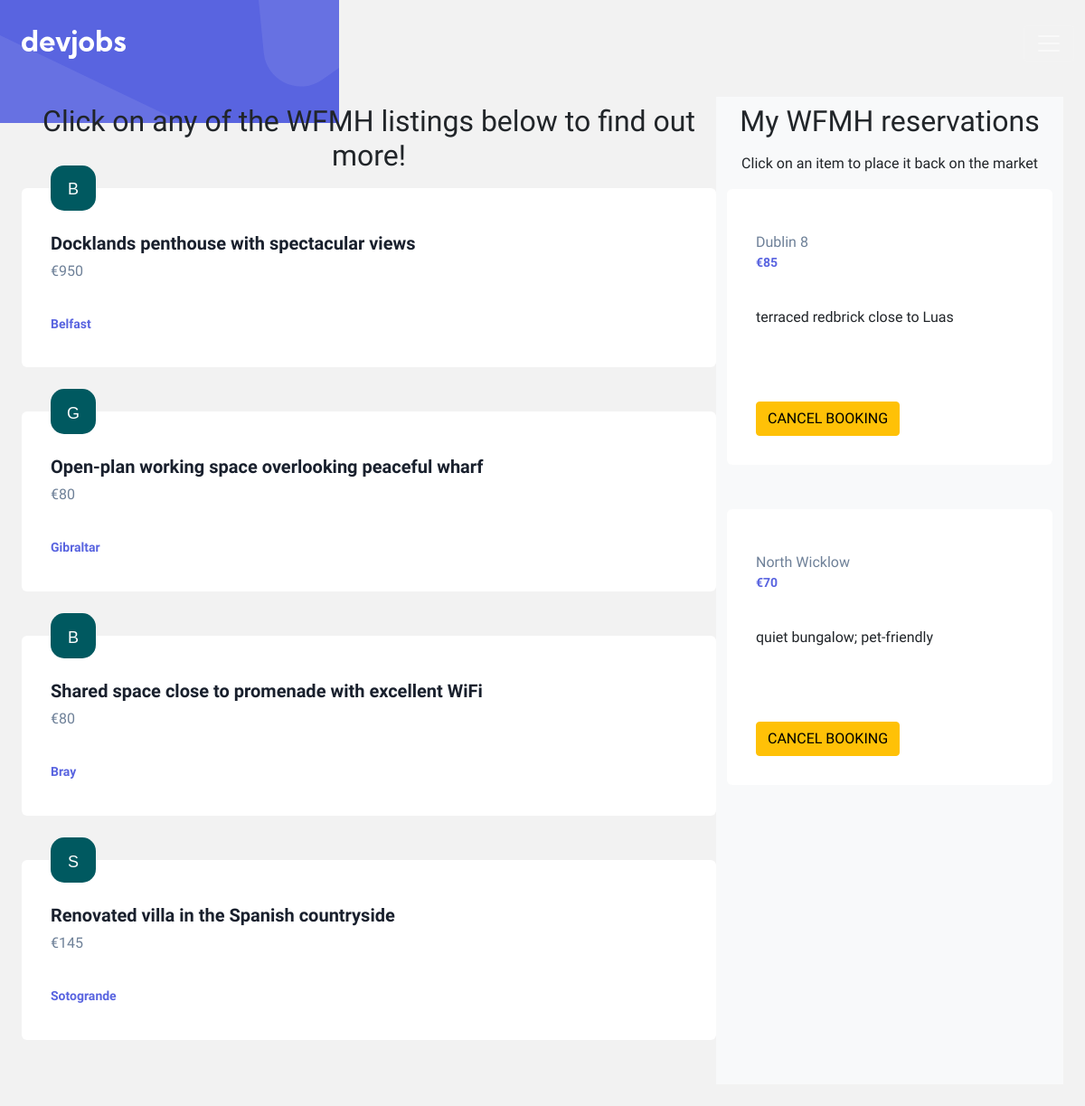
/browse (signed in), run on an earlier commit of the app's database.
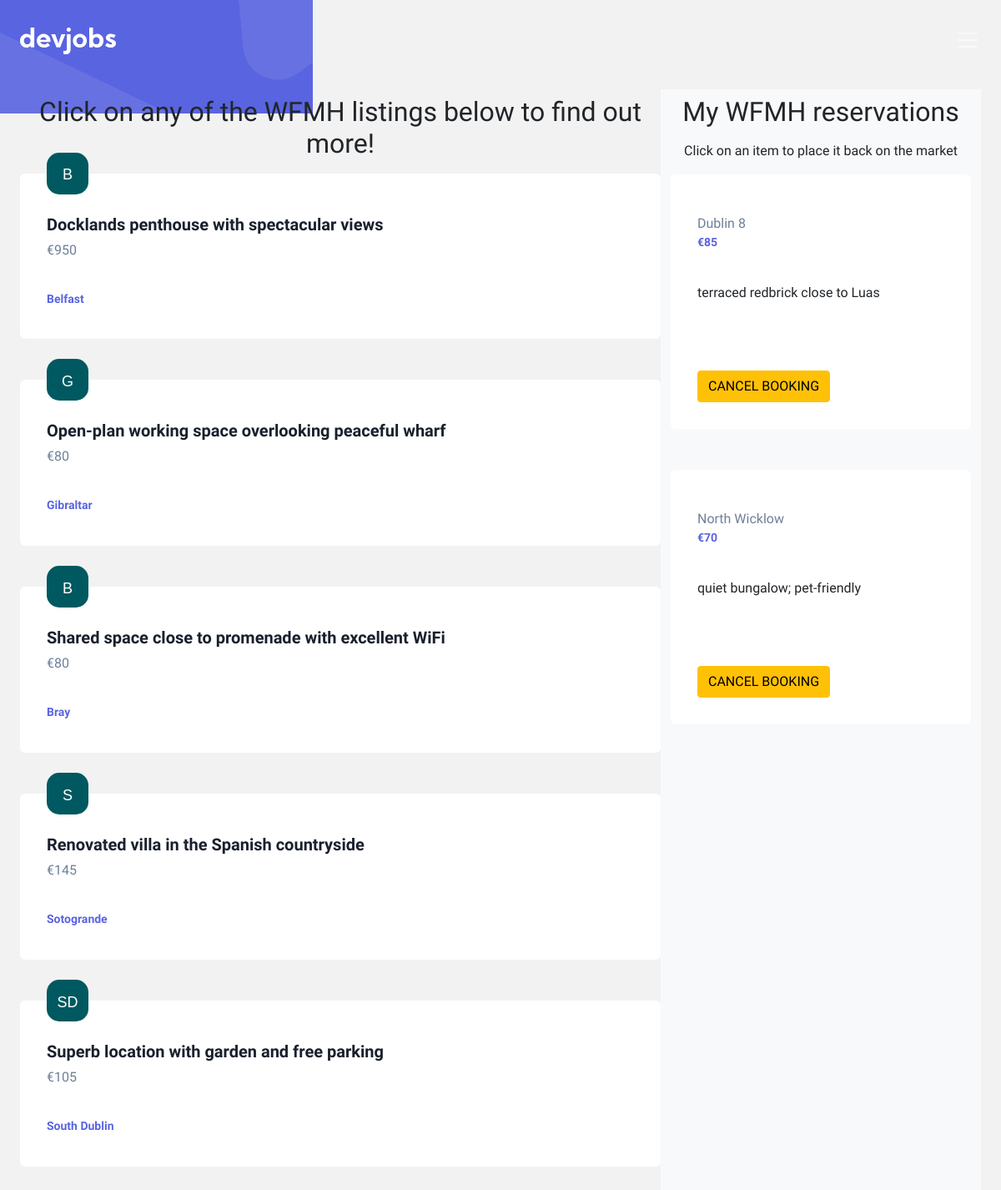
And on a later commit of the database.
### wfmh/models.py (models this page shows, shortened)
class Home(db.Model):
    id = db.Column(db.Integer(), primary_key=True)
    summary = db.Column(db.String(length=50), nullable=False, unique=True)
    location = db.Column(db.String(length=25), nullable=False)
    owner_email = db.Column(db.String(length=50), nullable=False)
    daily_rate = db.Column(db.Integer(), nullable=False)
    reserved_by = db.Column(db.Integer(), db.ForeignKey("worker.id"))

### wfmh/routes.py (the view, shortened to what this page needs)
@app.route("/browse", methods=["GET", "POST"])
@login_required
def browse_homes():
    booking_form = WFMHBookingForm()
    cancellation_form = WFMHCancellationForm()
    if request.method == "GET":
        available_homes = Home.query.filter_by(reserved_by=None)
        my_homes = Home.query.filter_by(reserved_by=current_user.id)
        return render_template(
            "browse.html",
            available_homes=available_homes,
            my_homes=my_homes,
            b_form=booking_form,
            c_form=cancellation_form
        )

### wfmh/models.py (called while the page is built)
@login_manager.user_loader
def load_user(user_id):
    return Worker.query.get(int(user_id))

    @property
    def format_wallet(self):
        return f"€{self.wallet:,}"

### wfmh/templates/browse.html (shortened to what this page needs)
{% extends 'base.html' %} {% block title %} WFMH | Browse {% endblock %} {%
block content %}
<div class="row m-4">
  <div class="col-md-8 px-0">
    <h2 class="text-center mb-3 pt-2 px-2">
      Click on any of the WFMH listings below to find out more!
    </h2>
    {% for home in available_homes %} {% include 'helpers/modals_booking.html'
    <div class="card">
      <div class="card-body">
        <div
          class="card-avatar d-flex justify-content-center align-items-center"
        >
          {% set location_list = home.location.split(' ') %}
          <h3 class="mb-0 mt-1">{% for item in location_list %}{{ item[0] }}{% endfor %}</h3>
        </div>
        <h4 class="card-text">{{ home.summary }}</h4>
        <h5 class="card-subtitle">€{{ home.daily_rate }}</h5>
        <h6 class="card-title">{{ home.location }}</h6>
      </div>
    </div>
    {% endfor %}
  </div>
  <div class="col-md-4 bg-light">
    <h2 class="text-center mb-3 pt-2 px-2">My WFMH reservations</h2>
    <p class="text-center mb-3">
      Click on an item to place it back on the market
    </p>
    {% for home in my_homes %} {% include 'helpers/modals_cancellation.html' %}
    <div class="card">
      <div class="card-body">
        <h5 class="card-title">{{ home.location }}</h5>
        <h6 class="card-subtitle">€{{ home.daily_rate }}</h6>
        <p class="card-text">{{ home.summary }}</p>
      </div>
      <div class="card-body">
        <button
          type="button"
          class="btn btn-warning"
          data-bs-toggle="modal"
          data-bs-target="#cancellationModal{{ home.id }}"
        >
          CANCEL BOOKING
        </button>
      </div>
    </div>
    {% endfor %}
  </div>
</div>
{% endblock %}

### wfmh/templates/base.html (shortened to what this page needs)
<!DOCTYPE html>
<html lang="en">
  <head>
    <link
      href="https://cdn.jsdelivr.net/npm/bootstrap@5.0.2/dist/css/bootstrap.min.css"
      rel="stylesheet"
    />
    <link
      rel="stylesheet"
      href="https://use.fontawesome.com/releases/v5.15.4/css/all.css"
    />
    <link href="http://fonts.cdnfonts.com/css/sofia-pro" rel="stylesheet">
    <link
      rel="stylesheet"
      href="{{ url_for('static', filename='css/style.css') }}"
    />
  </head>
  <body>
    <nav class="navbar navbar-dark">
      <div class="container-fluid">
        <a class="navbar-brand" href="{{ url_for('landing_page') }}">
          <img src="/static/images/logos/logo.svg" alt=""
        /></a>
        <button
          class="navbar-toggler"
          type="button"
          data-bs-toggle="collapse"
          data-bs-target="#navbarSupportedContent"
          aria-controls="navbarSupportedContent"
          aria-expanded="false"
          aria-label="Toggle navigation"
        >
          <span class="navbar-toggler-icon"></span>
        </button>
      </div>
    </nav>
    {% block content %}{% endblock %}
  </body>
</html>

### wfmh/static/css/style.css (style rules this page uses)
body { font-family: 'Kumbh Sans', sans-serif; background-color: #f2f2f2; background-image: url('../images/backgrounds/bg-pattern-header.svg'); background-repeat: no-repeat; }
h3 { font-family: 'Sofia Pro', sans-serif; color: #fff; font-size: 1.125rem; font-weight: 400; }
h4 { font-weight: 700; font-size: 1.25rem; line-height: 1.25; color: #19202d; }
h5 { font-weight: 400; font-size: 1rem; line-height: 1.25; color: #6e8098; }
h6 { font-weight: 700; font-size: 0.875rem; line-height: 1.214; color: #5964e0; }
.navbar-brand, .navbar-toggler { position: relative; top: 1.1875rem; }
.navbar-brand { left: 0.75rem; }
.card { border-radius: 0.375rem; border: none; margin-bottom: 3.0625rem; position: relative; }
.card-avatar { position: absolute; top: -1.5625rem; left: 2rem; width: 3.125rem; height: 3.125rem; border-radius: 30%; color: #fff; background-color: #005960; }
.card-body { padding: 3.0625rem 0.5625rem 2rem 2rem; }
.card-text { margin-bottom: 0.75rem; }
.card-subtitle { margin-bottom: 2.5rem; }

What changed in the data, as far as the page shows it:
added Home: item "S" "D", summary "Superb location with garden and free parking", daily_rate "105", location "South Dublin", shown under "Click on any of the WFMH listings below to find out more!"
